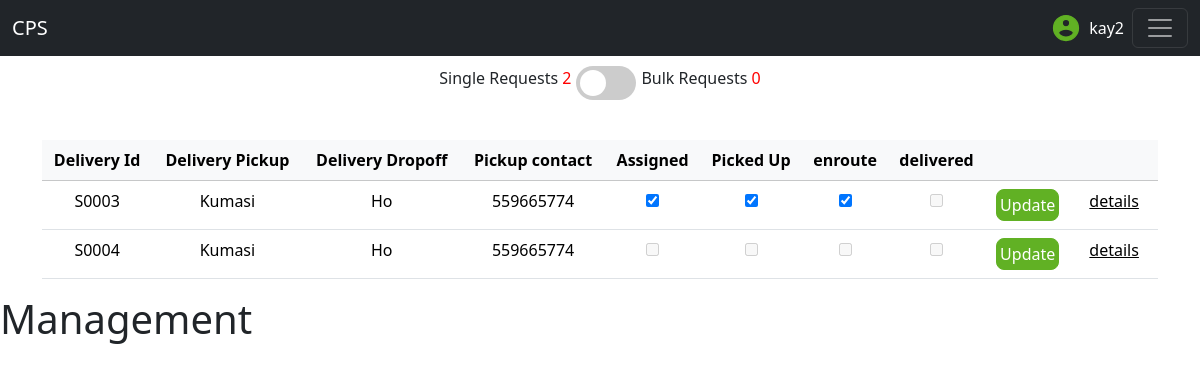
The app's page /requestmanagement/ (signed in), older data.
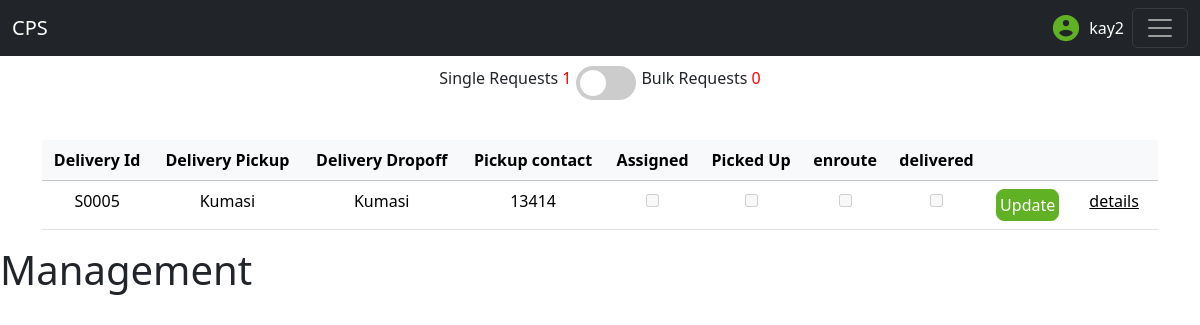
The same page, newer data.
### delivery/models.py (models this page shows)
class DeliveryRequest(models.Model):
    class DeliveryLocations(models.TextChoices):
        KUMASI = 'Kumasi', 'Kumasi'
        CAPE_COAST = 'Cape Coast', 'Cape Coast'
        TAKORADI = 'Takoradi', 'Takoradi'
        KOFORIDUA = 'Koforidua', 'Koforidua'
        HO = 'Ho', 'Ho'
        SUNYANI = 'Sunyani', 'Sunyani'
        TARKWA = 'Tarkwa', 'Tarkwa'
        OBUASI = 'Obuasi', 'Obuasi'
        AKOSOMBO = 'Akosombo', 'Akosombo'
        TECHIMAN = 'Techiman', 'Techiman'
        NSAWAM = 'Nsawam', 'Nsawam'
        NKWAKAW = 'Nkwakaw', 'Nkwakaw'
        WINNEBA = 'Winneba', 'Winneba'
        MANKESSIM = 'Mankessim', 'Mankessim'
        SUHUM = 'Suhum', 'Suhum'
        KONONGO = 'Konongo', 'Konongo'
    class PickupLocations(models.TextChoices):
        KUMASI = 'Kumasi', 'Kumasi'
    user = models.ForeignKey(User,on_delete=models.CASCADE,null=True,blank=True)
    unique_id = models.UUIDField(default=uuid.uuid4,editable=False,unique=True)
    orderQuantity = models.PositiveIntegerField()
    product = models.CharField(max_length=255,null=True)
    pickupNumber = models.PositiveIntegerField()
    deliveryPoint = models.CharField(max_length=10,choices=DeliveryLocations.choices,default=DeliveryLocations.KUMASI)
    dropoffLocation = models.CharField(max_length=255,null=True)
    dropoffNumber = models.PositiveIntegerField()
    dropoffName = models.CharField(max_length=255,null=True)
    pickupPoint = models.CharField(max_length=10, choices=PickupLocations.choices,default=PickupLocations.KUMASI)
    pickupLocation = models.CharField(max_length=255,null=True)
    productFee = models.FloatField()
    additionalInfo = models.TextField()
    delivered = models.BooleanField(default=False)
    assigned = models.BooleanField(default=False)
    enroute = models.BooleanField(default=False)
    pickedUp = models.BooleanField(default=False)
    rider = models.ForeignKey(Rider,on_delete=models.SET_DEFAULT,related_name='assignments',default=None,null=True,blank=True)
    restaurantOrder = models.OneToOneField(RestaurantOrder,default=None,null=True,blank=True,on_delete=models.CASCADE)
    @property
    def id_curator(self):
        id_value = str(self.id)
        start = ''
        if len(id_value) < 4:
            for i in range(4-len(id_value)):
                start += '0'
            return 'S'+str(start+id_value)
        else:
            return 'S'+str(id_value)

### adminConsole/views.py (the view)
# urls.py: path('requestmanagement/',requestManagementConsole,name='requestManagement'),
@login_required(login_url='/login/')
def requestManagementConsole(request):
    DeliveryRequests = DeliveryRequest.objects.filter(delivered=False)
    BulkDeliveryRequests = BulkDeliveryRequest.objects.filter(delivered=False)
    print(DeliveryRequests)
    context ={
        'DeliveryRequests':DeliveryRequests,
        'BulkDeliveryRequests':BulkDeliveryRequests,
    }
    return render(request,'html/requestsManagementConsole.html',context)

### adminConsole/templatetags/adminConsole_extras.py (called while the page is built)
@register.filter
def split(arg1,arg2):
    return arg1[0:arg2]

### adminConsole/templates/html/requestsManagementConsole.html (shortened to what this page needs)
{% load static %}
{% load adminConsole_extras %}
<!DOCTYPE html>
<html lang="en">
<head>
    <link href="https://cdn.jsdelivr.net/npm/bootstrap@5.3.3/dist/css/bootstrap.min.css" rel="stylesheet"
>
</head>
<body>
            <nav class="navbar navbar-dark bg-dark">
                <div class="container-fluid">
                    <a class="navbar-brand" href="#">CPS</a>
                    <div style="display: flex; align-items: center; gap: 8px;">
                        <span style="color:white;">{{request.user}}</span>
                        <button class="navbar-toggler" type="button" data-bs-toggle="offcanvas"
                            data-bs-target="#offcanvasDarkNavbar" aria-controls="offcanvasDarkNavbar"
                            aria-label="Toggle navigation">
                            <span class="navbar-toggler-icon"></span>
                        </button>
                    </div>
                </div>
            </nav>
        <div class="container" style="display: flex; justify-content: center;">
            <div style="display: flex; justify-content: center; padding: 10px;">
                <span style="padding-right: 5px;">Single Requests <span style="color: red;">{{DeliveryRequests.count}}</span></span>
                <label class="switch">
                    <span class="slider round"></span>
                </label>
                <span style="padding-left: 5px;">Bulk Requests <span style="color: red;">{{BulkDeliveryRequests.count}}</span></span>
            </div>
        </div>
    <div class="table-responsive container" style="margin-top: 30px;" id="single">
        <table class="table" >
            <thead class="table-light" style="text-align: center;">
                <th>Delivery Id</th>
                <th>Delivery Pickup</th>
                <th>Delivery Dropoff</th>
                <th>Pickup contact</th>
                <th>Assigned</th>
                <th>Picked Up</th>
                <th>enroute</th>
                <th>delivered</th>
                <th></th>
                <th></th>
            </thead>
            <tbody class="table" style="text-align: center;">
                {% for data in DeliveryRequests %}
                <tr>
                     <td>{{data.id_curator}}</td>
                    <td>{{data.pickupPoint}}</td>
                    <td>{{data.deliveryPoint}}</td>
                    <td>{{data.pickupNumber}}</td>
                    <td>
                        {% if data.assigned == False %}
                            <input type="checkbox" name="assigned" disabled>
                        {% else %}
                            <input type="checkbox" name="assigned" checked>
                        {% endif %}
                    </td>
                    <td>
                        {% if data.pickedUp == False %}
                        <input type="checkbox" name="assigned" disabled>
                    {% else %}
                        <input type="checkbox" name="assigned" checked>
                    {% endif %}
                    </td>
                    <td>
                        {% if data.enroute == False %}
                        <input type="checkbox" name="assigned" disabled>
                    {% else %}
                        <input type="checkbox" name="assigned" checked>
                    {% endif %}
                    </td>
                    <td>
                        {% if data.delivered == False %}
                        <input type="checkbox" name="assigned" disabled>
                    {% else %}
                        <input type="checkbox" name="assigned" checked>
                    {% endif %}
                    </td>
                    <td><button style="background-color:#61b124; padding: 3px; border: 1px solid #61b124;
                    border-radius: 0.5rem; color: white;">Update</button></td>
                    <td><a href="{% url 'managementUpdate' data.unique_id %}">details</a></td>
                </tr>
                {% endfor %}
            </tbody>
          </table>
    </div>
</body>
<h1>Management</h1>
</html>

Row changes from the older to the newer data that the page shows:
no longer on this page (row edited): DeliveryRequest: id_curator "S0003", pickupPoint "Kumasi", deliveryPoint "Ho", pickupNumber "559665774"
no longer on this page (row edited): DeliveryRequest: id_curator "S0004", pickupPoint "Kumasi", deliveryPoint "Ho", pickupNumber "559665774"
added DeliveryRequest: id_curator "S0005", pickupPoint "Kumasi", deliveryPoint "Kumasi", pickupNumber "13414"
Text that changed along with them:
{{ DeliveryRequests.count }}: "2" → "1"
